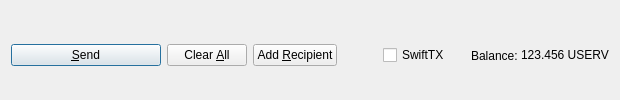
         <widget class="QFrame" name="frame_Send">
          <layout class="QHBoxLayout" name="horizontalLayout">
           <property name="bottomMargin">
            <number>0</number>
           </property>
           <item>
            <widget class="QPushButton" name="sendButton">
             <property name="minimumSize">
              <size>
               <width>150</width>
               <height>0</height>
              </size>
             </property>
             <property name="toolTip">
              <string>Confirm the send action</string>
             </property>
             <property name="text">
              <string>&amp;Send</string>
             </property>
             <property name="icon">
              <iconset resource="../uservcoin.qrc">
               <normaloff>:/icons/send</normaloff>:/icons/send</iconset>
             </property>
             <property name="autoDefault">
              <bool>false</bool>
             </property>
             <property name="default">
              <bool>true</bool>
             </property>
            </widget>
           </item>
           <item>
            <widget class="QPushButton" name="clearButton">
             <property name="sizePolicy">
              <sizepolicy hsizetype="Minimum" vsizetype="Fixed">
               <horstretch>0</horstretch>
               <verstretch>0</verstretch>
              </sizepolicy>
             </property>
             <property name="toolTip">
              <string>Clear all fields of the form.</string>
             </property>
             <property name="text">
              <string>Clear &amp;All</string>
             </property>
             <property name="icon">
              <iconset resource="../uservcoin.qrc">
               <normaloff>:/icons/remove</normaloff>:/icons/remove</iconset>
             </property>
             <property name="autoDefault">
              <bool>false</bool>
             </property>
            </widget>
           </item>
           <item>
            <widget class="QPushButton" name="addButton">
             <property name="toolTip">
              <string>Send to multiple recipients at once</string>
             </property>
             <property name="text">
              <string>Add &amp;Recipient</string>
             </property>
             <property name="icon">
              <iconset resource="../uservcoin.qrc">
               <normaloff>:/icons/add</normaloff>:/icons/add</iconset>
             </property>
             <property name="autoDefault">
              <bool>false</bool>
             </property>
            </widget>
           </item>
           <item>
            <spacer name="horizontalSpacer">
             <property name="orientation">
              <enum>Qt::Horizontal</enum>
             </property>
             <property name="sizeHint" stdset="0">
              <size>
               <width>40</width>
               <height>20</height>
              </size>
             </property>
            </spacer>
           </item>
           <item>
            <layout class="QHBoxLayout" name="horizontalLayout_2">
             <property name="spacing">
              <number>3</number>
             </property>
             <item>
              <widget class="QCheckBox" name="checkSwiftTX">
               <property name="enabled">
                <bool>true</bool>
               </property>
               <property name="minimumSize">
                <size>
                 <width>85</width>
                 <height>0</height>
                </size>
               </property>
               <property name="text">
                <string>SwiftTX</string>
               </property>
              </widget>
             </item>
             <item>
              <widget class="QLabel" name="label">
               <property name="text">
                <string>Balance:</string>
               </property>
              </widget>
             </item>
             <item>
              <widget class="QLabel" name="labelBalance">
               <property name="sizePolicy">
                <sizepolicy hsizetype="Preferred" vsizetype="Fixed">
                 <horstretch>0</horstretch>
                 <verstretch>0</verstretch>
                </sizepolicy>
               </property>
               <property name="cursor">
                <cursorShape>IBeamCursor</cursorShape>
               </property>
               <property name="text">
                <string notr="true">123.456 USERV</string>
               </property>
               <property name="textInteractionFlags">
                <set>Qt::LinksAccessibleByMouse|Qt::TextSelectableByKeyboard|Qt::TextSelectableByMouse</set>
               </property>
              </widget>
             </item>
            </layout>
           </item>
          </layout>
         </widget>
